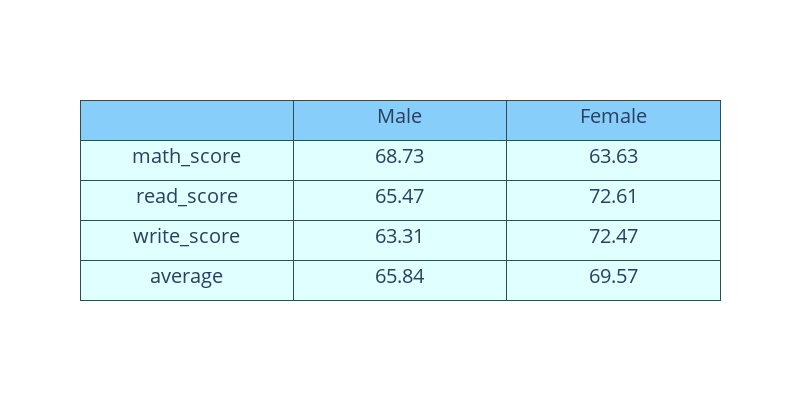

Notebook cell for this chart:
### Code cell
fig = go.Figure(data=[go.Table(
    header=dict(values=['','Male', 'Female'],
                line_color='darkslategray',
                fill_color='lightskyblue',
                align='center',
               height=40,
               font_size=20),
    cells=dict(values=[gender_mean.T.index,
                       gender_mean.T['male'],
                       gender_mean.T['female']],
               line_color='darkslategray',
               fill_color='lightcyan',
               align='center',
              height=40,
              font_size= 20))
])

fig.update_layout(width=800, height=400)
fig.show()

### Figure 1 — Plotly figure (JSON) as saved in the notebook; plotly's stock layout.template omitted (floating-point values rounded to 4 significant figures)
{"data": [{"cells": {"align": "center", "fill": {"color": "lightcyan"}, "font": {"size": 20}, "height": 40, "line": {"color": "darkslategray"}, "values": [["math_score", "read_score", "write_score", "average"], [68.73, 65.47, 63.31, 65.84], [63.63, 72.61, 72.47, 69.57]]}, "header": {"align": "center", "fill": {"color": "lightskyblue"}, "font": {"size": 20}, "height": 40, "line": {"color": "darkslategray"}, "values": ["", "Male", "Female"]}, "type": "table"}], "layout": {"height": 400, "width": 800}}
